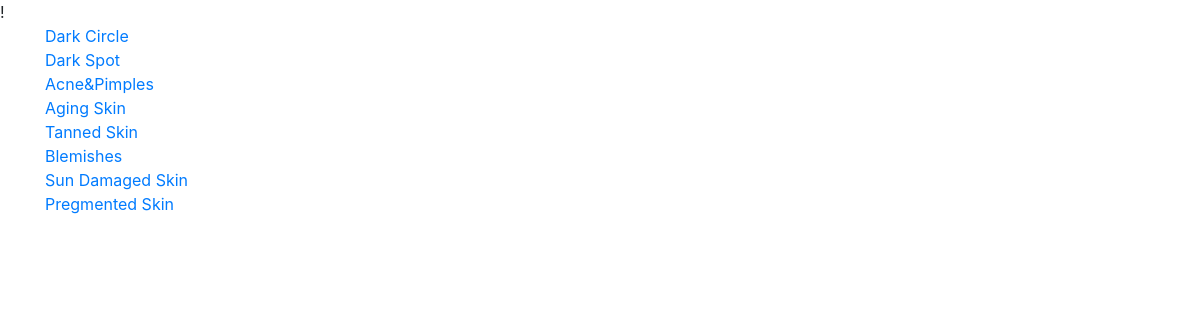
/concern/1, run on the app's committed database.
### customer/models.py (models this page shows, shortened)
class Sub_concern(models.Model):
    name=models.CharField(max_length=200)
    concern_id=models.ForeignKey(Concern,on_delete=models.CASCADE)
    date_created=models.DateTimeField(verbose_name='date joined', auto_now_add=True)

### customer/views.py (the view)
# urls.py: path("concern/<pk>",customer_views.sub_concern,name="subconcern"),
def sub_concern(request,pk):
    sc=customer_model.Sub_concern.objects.filter(concern_id=pk)
    template = "subcategory.html"
    context = {
        "subconcern":sc,
    }
    return render(request,template,context)

### customer/templates/subcategory.html (shortened to what this page needs)
!{% extends "base.html" %}
{% block content %}
<div class="container">
    {% for c in subconcern %}
    <a href="{% url 'sub_concern_product' c.id %}">{{c.name}}</a><br>
    {% endfor %}
{% endblock %}

### data on the page
Sub_concern: name "Dark Circle"
Sub_concern: name "Dark Spot"
Sub_concern: name "Acne&Pimples"
Sub_concern: name "Aging Skin"
Sub_concern: name "Tanned Skin"
Sub_concern: name "Blemishes"
Sub_concern: name "Sun Damaged Skin"
Sub_concern: name "Pregmented Skin"
